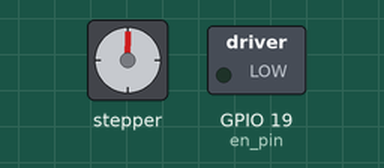
The program below on a simulated ESP32 board running MicroPython. On the bench: stepper motor, switched loads named in the program (green lamp = pin HIGH). Pins used as bus, display or sensor lines are not drawn. At 1.7 s the program stops and its outputs stay as they are.

Above: at 0.15 s.
At 0.75 s:
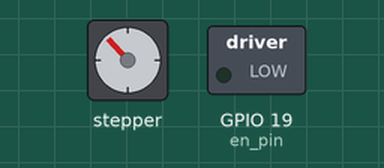
At 1.35 s:
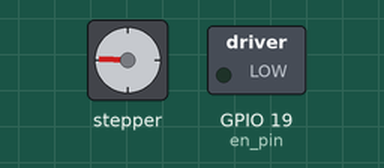
At 1.7 s:
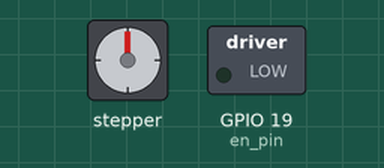
Timing chart, 0 to 3.2 s (numbered marks = the images above):
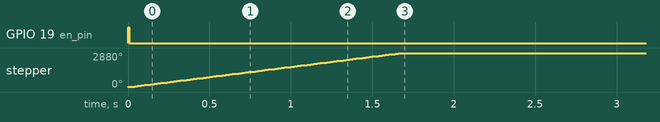

Measured:
- by itself, GPIO 19 (en_pin): LOW → HIGH at 0.00 s, → LOW 0.01 s later
- by itself, stepper: turns 2880° clockwise in 1.7 s

The program:

firmware.py
```python
import machine
import time
from tmc2208 import TMC2208

# Create an instance of the TMC2208 driver with the appropriate UART parameters and pin assignments
tmc2208 = TMC2208(uart_num=2, baudrate=115200, rx_pin=16, tx_pin=17, en_pin=19, dir_pin=5, step_pin=18)

# Set the microstep mode to 1/16 step
tmc2208.set_microstep_mode(4)

# Set the number of steps for a full rotation (in this case, 200 steps per revolution for a 1.8 degree/step motor)
steps_per_revolution = 200

# Set the delay between steps (in microseconds)
delay_us = 500

# Set the direction to clockwise
tmc2208.set_direction(1)

# Step the motor 200 steps for a full rotation, so 360 degrees requires 200*360/360=200 steps
for i in range(steps_per_revolution):
    tmc2208.step(8, delay_us)
    tmc2208.disable_driver()
```

tmc2208.py
```python
import machine
import time

class TMC2208:

    # Initialize the TMC2208 driver with the given UART parameters and pin assignments
    def __init__(self, uart_num, baudrate, rx_pin, tx_pin, en_pin, dir_pin, step_pin):
        self.uart = machine.UART(uart_num, baudrate=baudrate, rx=rx_pin, tx=tx_pin)
        self.en_pin = machine.Pin(en_pin, machine.Pin.OUT)
        self.dir_pin = machine.Pin(dir_pin, machine.Pin.OUT)
        self.step_pin = machine.Pin(step_pin, machine.Pin.OUT)

        # Set the driver enable pin high to enable the driver
        self.en_pin.value(1)

    # Send a command to the TMC2208 driver over UART
    def send_command(self, cmd):
        self.uart.write(cmd + b'\n')
        response = self.uart.readline()
        return response

    # Set the microstep mode of the driver
    def set_microstep_mode(self, mode):
        cmd = 'V{}'.format(mode).encode()
        self.send_command(cmd)

    # Set the direction of the motor
    def set_direction(self, direction):
        self.dir_pin.value(direction)

    # Step the motor the given number of steps at the given speed
    def step(self, steps, delay_us):
        for i in range(steps):
            self.step_pin.value(1)
            time.sleep_us(delay_us)
            self.step_pin.value(0)
            time.sleep_us(delay_us)

    # Disable the driver
    def disable_driver(self):
        self.en_pin.value(0)
```
